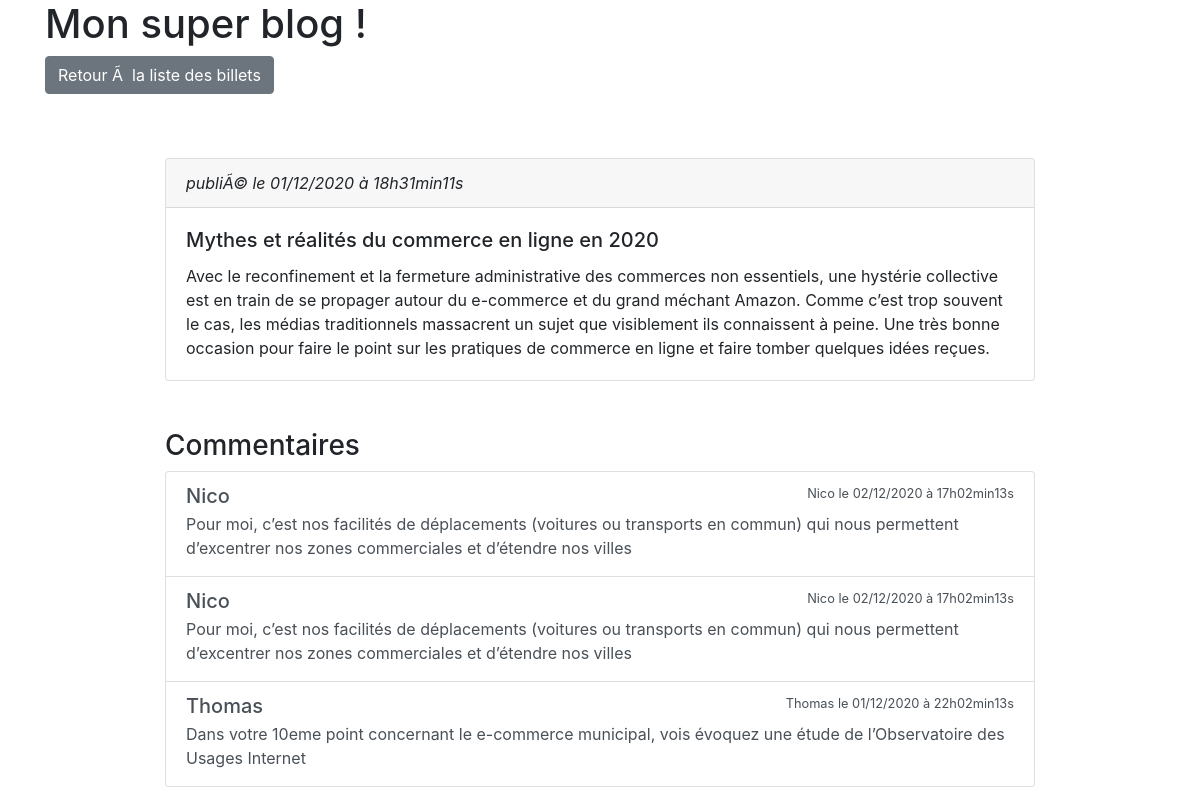
Page /commentaires.php?billet=4 on the committed database.
### tables this page shows
CREATE TABLE IF NOT EXISTS `billets` (
  `id` int(11) NOT NULL AUTO_INCREMENT,
  `titre` varchar(255) NOT NULL,
  `contenu` text NOT NULL,
  `date_creation` datetime NOT NULL,
  PRIMARY KEY (`id`)
);

CREATE TABLE IF NOT EXISTS `commentaires` (
  `id` int(11) NOT NULL AUTO_INCREMENT,
  `id_billet` int(11) NOT NULL,
  `auteur` varchar(255) NOT NULL,
  `commentaire` text NOT NULL,
  `date_commentaire` datetime NOT NULL,
  PRIMARY KEY (`id`)
);

### commentaires.php (the view, shortened to what this page needs)
<!DOCTYPE html>
<html>
<head>
    <link href="css/bootstrap.css" rel="stylesheet">
    <link href="css/style.css" rel="stylesheet" />
</head>
<body>
<header class="container">
    <div class="row justify-content-center">
        <div class="col-12">
            <h1>Mon super blog !</h1>
            <p><a href="index.php" class="btn btn-secondary">Retour Ã  la liste des billets</a></p>
        </div>
    </div>
</header>
<section class="container-fluid">
    <div class="row justify-content-center">
        <div class="col-9">
            <?php
            require_once("bd.php");
            $req = $db->prepare(
                'SELECT id, titre, contenu, DATE_FORMAT(date_creation, \'%d/%m/%Y à %Hh%imin%ss\') AS date_creation_fr FROM billets
                WHERE id = :id'
            );
            $req->execute([
                    ':id'=>$_REQUEST['billet']
            ]);
            $donnees = $req->fetch();
            ?>
            <div class="card mt-5">
                <div class="card-header">
                    <em>publiÃ© le <?php echo $donnees['date_creation_fr']; ?></em>
                </div>
                <div class="card-body">
                    <h5 class="card-title"><?php echo htmlspecialchars($donnees['titre']); ?></h5>
                    <p class="card-text"><?php echo nl2br(htmlspecialchars($donnees['contenu'])); ?></p>
                </div>
            </div>
        </div>
    </div>
    <div class="row justify-content-center mt-5">
        <div class="col-9">
            <h3>Commentaires</h3>
            <div class="list-group">
                <?php
                $req = $db->prepare(
                    'SELECT
                                auteur,
                                commentaire,
                                DATE_FORMAT(date_commentaire, \'%d/%m/%Y à %Hh%imin%ss\') AS date_commentaire_fr
                            FROM commentaires
                            WHERE id_billet = :id
                            ORDER BY date_commentaire DESC'
                );
                $req->execute([
                        ':id'=>$_GET['billet']
                ]);
                while ($donnees = $req->fetch())
                {
                    ?>
                    <a href="#" class="list-group-item list-group-item-action flex-column align-items-start">
                        <div class="d-flex w-100 justify-content-between">
                            <h5 class="mb-1"><?php echo htmlspecialchars($donnees['auteur']); ?></h5>
                            <small><?php echo htmlspecialchars($donnees['auteur']); ?></strong> le <?php echo $donnees['date_commentaire_fr']; ?></small>
                        </div>
                        <p class="mb-1"><?php echo nl2br(htmlspecialchars($donnees['commentaire'])); ?></p>
                    </a>
                    <?php
                }
                ?>
            </div>
        </div>
    </div>
</section>
</body>
</html>

### rows in the picture
billets: titre "Mythes et réalités du commerce en ligne en 2020", contenu "Avec le reconfinement et la fermeture administrative des commerces non essentiels, une hystérie collective est en train de se propager autour du e-commerce et du grand méchant Amazon. Comme c’est trop souvent le cas, les médias traditionnels massacrent un sujet que visiblement ils connaissent à peine. Une très bonne occasion pour faire le point sur les pratiques de commerce en ligne et faire tomber quelques idées reçues."
commentaires: auteur "Nico", date_commentaire_fr "02/12/2020 à 17h02min13s", commentaire "Pour moi, c’est nos facilités de déplacements (voitures ou transports en commun) qui nous permettent d’excentrer nos zones commerciales et d’étendre nos villes"
commentaires: auteur "Nico", date_commentaire_fr "02/12/2020 à 17h02min13s", commentaire "Pour moi, c’est nos facilités de déplacements (voitures ou transports en commun) qui nous permettent d’excentrer nos zones commerciales et d’étendre nos villes"
commentaires: auteur "Thomas", date_commentaire_fr "01/12/2020 à 22h02min13s", commentaire "Dans votre 10eme point concernant le e-commerce municipal, vois évoquez une étude de l’Observatoire des Usages Internet"

### other values in the picture
$donnees['date_creation_fr'] "01/12/2020 à 18h31min11s"
